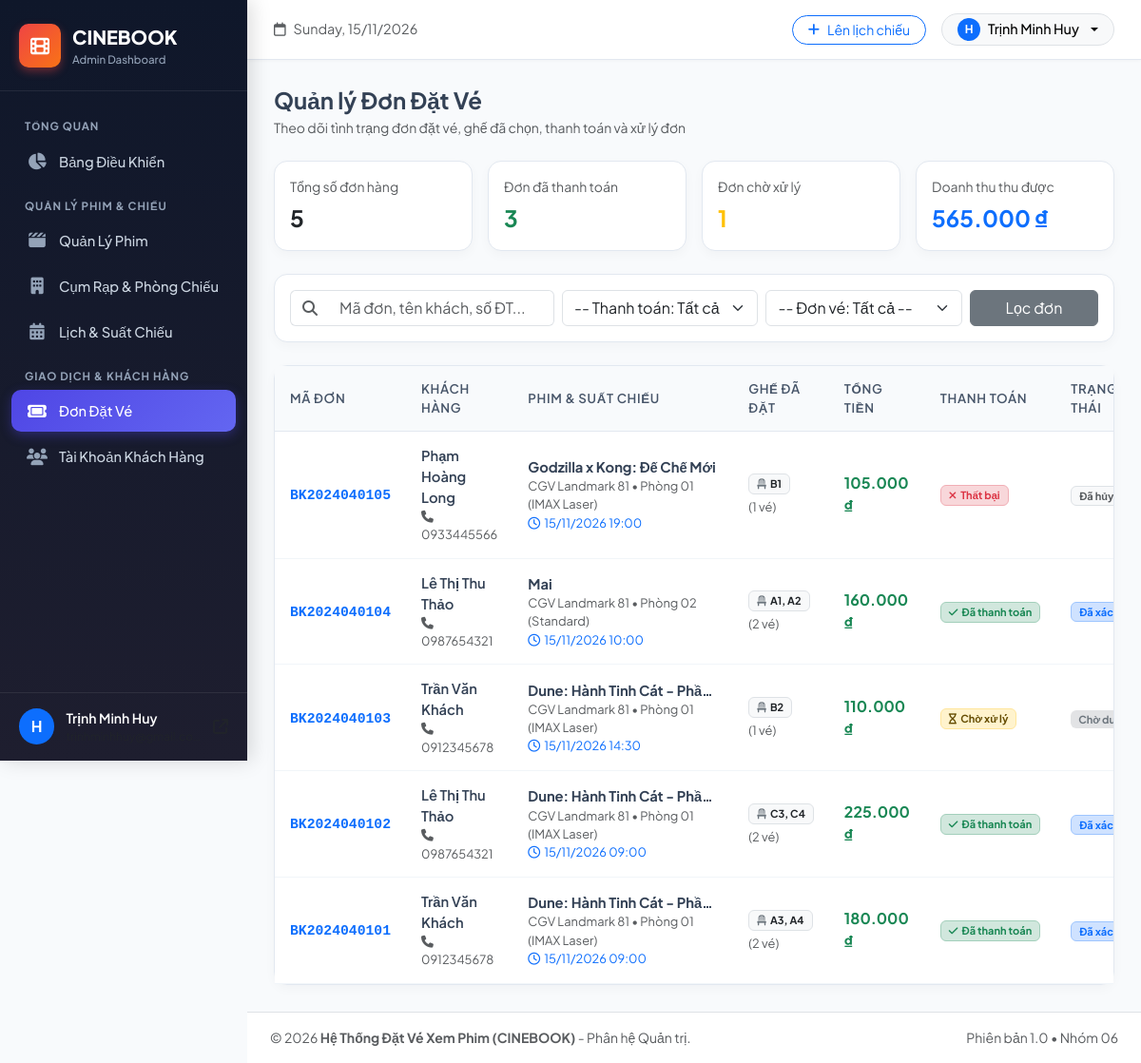
The page /admin/orders.php on the database its author committed.
### tables this page shows
CREATE TABLE `bookings` (
    `id` INT AUTO_INCREMENT PRIMARY KEY,
    `booking_code` VARCHAR(20) UNIQUE NOT NULL,
    `user_id` INT NOT NULL,
    `showtime_id` INT NOT NULL,
    `total_amount` DECIMAL(12, 2) NOT NULL,
    `payment_status` ENUM('pending', 'paid', 'failed') DEFAULT 'pending',
    `booking_status` ENUM('confirmed', 'pending', 'cancelled') DEFAULT 'pending',
    `created_at` DATETIME DEFAULT CURRENT_TIMESTAMP,
    CONSTRAINT `fk_bookings_user` FOREIGN KEY (`user_id`) REFERENCES `users` (`id`) ON DELETE CASCADE,
    CONSTRAINT `fk_bookings_showtime` FOREIGN KEY (`showtime_id`) REFERENCES `showtimes` (`id`) ON DELETE CASCADE
);

CREATE TABLE `users` (
    `id` INT AUTO_INCREMENT PRIMARY KEY,
    `fullname` VARCHAR(100) NOT NULL,
    `email` VARCHAR(100) NOT NULL UNIQUE,
    `phone` VARCHAR(20) DEFAULT NULL,
    `password` VARCHAR(255) NOT NULL,
    `role` ENUM('admin', 'customer') DEFAULT 'customer',
    `status` ENUM('active', 'locked') DEFAULT 'active',
    `created_at` DATETIME DEFAULT CURRENT_TIMESTAMP
);

CREATE TABLE `movies` (
    `id` INT AUTO_INCREMENT PRIMARY KEY,
    `title` VARCHAR(255) NOT NULL,
    `description` TEXT DEFAULT NULL,
    `duration` INT NOT NULL COMMENT 'Thời lượng phim tính theo phút',
    `release_date` DATE NOT NULL,
    `poster` VARCHAR(255) DEFAULT NULL,
    `trailer_url` VARCHAR(255) DEFAULT NULL,
    `status` ENUM('showing', 'upcoming', 'hidden') DEFAULT 'showing',
    `created_at` DATETIME DEFAULT CURRENT_TIMESTAMP
);

CREATE TABLE `cinemas` (
    `id` INT AUTO_INCREMENT PRIMARY KEY,
    `name` VARCHAR(150) NOT NULL,
    `address` VARCHAR(255) NOT NULL,
    `city` VARCHAR(100) NOT NULL,
    `created_at` DATETIME DEFAULT CURRENT_TIMESTAMP
);

CREATE TABLE `rooms` (
    `id` INT AUTO_INCREMENT PRIMARY KEY,
    `cinema_id` INT NOT NULL,
    `name` VARCHAR(50) NOT NULL,
    `total_seats` INT NOT NULL DEFAULT 0,
    `created_at` DATETIME DEFAULT CURRENT_TIMESTAMP,
    CONSTRAINT `fk_rooms_cinema` FOREIGN KEY (`cinema_id`) REFERENCES `cinemas` (`id`) ON DELETE CASCADE
);

CREATE TABLE `showtimes` (
    `id` INT AUTO_INCREMENT PRIMARY KEY,
    `movie_id` INT NOT NULL,
    `room_id` INT NOT NULL,
    `start_time` DATETIME NOT NULL,
    `end_time` DATETIME NOT NULL,
    `base_price` DECIMAL(10, 2) NOT NULL DEFAULT 75000.00,
    `status` ENUM('active', 'cancelled', 'completed') DEFAULT 'active',
    `created_at` DATETIME DEFAULT CURRENT_TIMESTAMP,
    CONSTRAINT `fk_showtimes_movie` FOREIGN KEY (`movie_id`) REFERENCES `movies` (`id`) ON DELETE CASCADE,
    CONSTRAINT `fk_showtimes_room` FOREIGN KEY (`room_id`) REFERENCES `rooms` (`id`) ON DELETE CASCADE
);

### config/database.php (called while the page is built, shortened)
<?php
if (!function_exists('format_currency')) {
    function format_currency($amount) {
        return number_format($amount, 0, ',', '.') . ' ₫';
    }
}
if (!function_exists('format_datetime')) {
    function format_datetime($datetime) {
        $time = strtotime($datetime);
        return date('d/m/Y H:i', $time);
    }
}

### admin/orders.php (the view, shortened to what this page needs)
<?php
require_once __DIR__ . '/header.php';
$search = trim($_GET['search'] ?? '');
$filter_payment = $_GET['payment_status'] ?? 'all';
$filter_booking = $_GET['booking_status'] ?? 'all';
$statTotalOrders = $conn->query("SELECT COUNT(*) AS cnt FROM bookings")->fetch_assoc()['cnt'];
$statPaidOrders = $conn->query("SELECT COUNT(*) AS cnt FROM bookings WHERE payment_status = 'paid'")->fetch_assoc()['cnt'];
$statPendingOrders = $conn->query("SELECT COUNT(*) AS cnt FROM bookings WHERE payment_status = 'pending'")->fetch_assoc()['cnt'];
$statRevenue = $conn->query("SELECT COALESCE(SUM(total_amount), 0) AS rev FROM bookings WHERE payment_status = 'paid'")->fetch_assoc()['rev'];
$sql = "
    SELECT b.*,
           u.fullname, u.email, u.phone,
           m.title AS movie_title, m.poster,
           s.start_time,
           r.name AS room_name,
           c.name AS cinema_name,
           (SELECT COUNT(*) FROM booking_details bd WHERE bd.booking_id = b.id) AS total_tickets,
           (SELECT GROUP_CONCAT(se.seat_number SEPARATOR ', ')
            FROM booking_details bd
            JOIN seats se ON bd.seat_id = se.id
            WHERE bd.booking_id = b.id) AS seat_list
    FROM bookings b
    JOIN users u ON b.user_id = u.id
    JOIN showtimes s ON b.showtime_id = s.id
    JOIN movies m ON s.movie_id = m.id
    JOIN rooms r ON s.room_id = r.id
    JOIN cinemas c ON r.cinema_id = c.id
    WHERE 1=1
";
$sql .= " ORDER BY b.id DESC";
$stmt = $conn->prepare($sql);
$stmt->execute();
$orders = $stmt->get_result();
?>
<div class="d-flex flex-column flex-md-row justify-content-between align-items-md-center mb-4 gap-3">
    <div>
        <h4 class="fw-bold mb-1">Quản lý Đơn Đặt Vé</h4>
        <p class="text-muted mb-0 small">Theo dõi tình trạng đơn đặt vé, ghế đã chọn, thanh toán và xử lý đơn</p>
    </div>
</div>
<div class="row g-3 mb-4">
    <div class="col-6 col-md-3">
        <div class="card p-3 h-100">
            <div class="text-muted small">Tổng số đơn hàng</div>
            <div class="fw-bold fs-4 text-dark mt-1"><?= number_format($statTotalOrders) ?></div>
        </div>
    </div>
    <div class="col-6 col-md-3">
        <div class="card p-3 h-100">
            <div class="text-muted small">Đơn đã thanh toán</div>
            <div class="fw-bold fs-4 text-success mt-1"><?= number_format($statPaidOrders) ?></div>
        </div>
    </div>
    <div class="col-6 col-md-3">
        <div class="card p-3 h-100">
            <div class="text-muted small">Đơn chờ xử lý</div>
            <div class="fw-bold fs-4 text-warning mt-1"><?= number_format($statPendingOrders) ?></div>
        </div>
    </div>
    <div class="col-6 col-md-3">
        <div class="card p-3 h-100">
            <div class="text-muted small">Doanh thu thu được</div>
            <div class="fw-bold fs-4 text-primary mt-1"><?= format_currency($statRevenue) ?></div>
        </div>
    </div>
</div>
<div class="card p-3 mb-4">
    <form method="GET" class="row g-2 align-items-center">
        <div class="col-12 col-md-4">
            <div class="input-group">
                <span class="input-group-text bg-white text-muted border-end-0"><i class="fa-solid fa-magnifying-glass"></i></span>
                <input type="text" name="search" class="form-control border-start-0" placeholder="Mã đơn, tên khách, số ĐT..." value="<?= htmlspecialchars($search) ?>">
            </div>
        </div>
        <div class="col-12 col-md-3">
            <select name="payment_status" class="form-select">
                <option value="all" <?= $filter_payment === 'all' ? 'selected' : '' ?>>-- Thanh toán: Tất cả --</option>
            </select>
        </div>
        <div class="col-12 col-md-3">
            <select name="booking_status" class="form-select">
                <option value="all" <?= $filter_booking === 'all' ? 'selected' : '' ?>>-- Đơn vé: Tất cả --</option>
            </select>
        </div>
        <div class="col-12 col-md-2 d-flex gap-2">
            <button type="submit" class="btn btn-secondary w-100">Lọc đơn</button>
        </div>
    </form>
</div>
<div class="card">
    <div class="table-responsive">
        <table class="table table-custom align-middle">
            <thead>
                <tr>
                    <th>Mã Đơn</th>
                    <th>Khách Hàng</th>
                    <th>Phim & Suất Chiếu</th>
                    <th>Ghế Đã Đặt</th>
                    <th>Tổng Tiền</th>
                    <th>Thanh Toán</th>
                    <th>Trạng Thái</th>
                </tr>
            </thead>
            <tbody>
                <?php if ($orders && $orders->num_rows > 0): ?>
                    <?php while ($ord = $orders->fetch_assoc()): ?>
                        <tr>
                            <td>
                                <span class="fw-bold font-monospace text-primary"><?= htmlspecialchars($ord['booking_code']) ?></span>
                            </td>
                            <td>
                                <div class="fw-semibold text-slate-800"><?= htmlspecialchars($ord['fullname']) ?></div>
                                <div class="text-muted small">
                                    <i class="fa-solid fa-phone me-1"></i><?= htmlspecialchars($ord['phone'] ?: 'N/A') ?>
                                </div>
                            </td>
                            <td>
                                <div class="fw-bold text-slate-800 text-truncate" style="max-width: 200px;" title="<?= htmlspecialchars($ord['movie_title']) ?>">
                                    <?= htmlspecialchars($ord['movie_title']) ?>
                                </div>
                                <div class="text-muted small">
                                    <?= htmlspecialchars($ord['cinema_name']) ?> &bull; <?= htmlspecialchars($ord['room_name']) ?>
                                </div>
                                <div class="text-primary small">
                                    <i class="fa-regular fa-clock me-1"></i><?= format_datetime($ord['start_time']) ?>
                                </div>
                            </td>
                            <td>
                                <span class="badge bg-light text-dark border px-2 py-1">
                                    <i class="fa-solid fa-chair text-secondary me-1"></i><?= htmlspecialchars($ord['seat_list'] ?: 'Chưa có ghế') ?>
                                </span>
                                <div class="text-muted small mt-1">(<?= $ord['total_tickets'] ?> vé)</div>
                            </td>
                            <td>
                                <span class="fw-bold text-success fs-6">
                                    <?= format_currency($ord['total_amount']) ?>
                                </span>
                            </td>
                            <td>
                                <?php if ($ord['payment_status'] === 'paid'): ?>
                                    <span class="badge bg-success-subtle text-success border border-success-subtle px-2 py-1">
                                        <i class="fa-solid fa-check me-1"></i>Đã thanh toán
                                    </span>
                                <?php elseif ($ord['payment_status'] === 'pending'): ?>
                                    <span class="badge bg-warning-subtle text-warning-emphasis border border-warning-subtle px-2 py-1">
                                        <i class="fa-solid fa-hourglass me-1"></i>Chờ xử lý
                                    </span>
                                <?php else: ?>
                                    <span class="badge bg-danger-subtle text-danger border border-danger-subtle px-2 py-1">
                                        <i class="fa-solid fa-xmark me-1"></i>Thất bại
                                    </span>
                                <?php endif; ?>
                            </td>
                            <td>
                                <?php if ($ord['booking_status'] === 'confirmed'): ?>
                                    <span class="badge bg-primary-subtle text-primary border border-primary-subtle px-2 py-1">Đã xác nhận</span>
                                <?php elseif ($ord['booking_status'] === 'pending'): ?>
                                    <span class="badge bg-secondary-subtle text-secondary px-2 py-1">Chờ duyệt</span>
                                <?php else: ?>
                                    <span class="badge bg-light text-muted border px-2 py-1">Đã hủy</span>
                                <?php endif; ?>
                            </td>
                        </tr>
                    <?php endwhile; ?>
                <?php endif; ?>
            </tbody>
        </table>
    </div>
</div>
<?php require_once __DIR__ . '/footer.php'; ?>

### admin/header.php (style rules this page uses)
:root { --sidebar-width: 260px; --primary-color: #6366f1; --primary-hover: #4f46e5; --sidebar-bg: #0f172a; --sidebar-hover: #1e293b; --sidebar-active: #4f46e5; --text-muted: #94a3b8; --body-bg: #f8fafc; }
* { box-sizing: border-box; }
body { font-family: 'Plus Jakarta Sans', sans-serif; background-color: var(--body-bg); color: #334155; min-height: 100vh; overflow-x: hidden; }
.card { border: 1px solid #e2e8f0; border-radius: 14px; box-shadow: 0 4px 12px rgba(0, 0, 0, 0.03); background-color: #fff; transition: transform 0.2s, box-shadow 0.2s; }
.table-custom { margin-bottom: 0; }
.table-custom thead th { background-color: #f8fafc; color: #475569; font-weight: 600; font-size: 0.83rem; text-transform: uppercase; letter-spacing: 0.05em; border-bottom: 1px solid #e2e8f0; padding: 14px 16px; vertical-align: middle; }
.table-custom tbody td { padding: 14px 16px; vertical-align: middle; border-bottom: 1px solid #f1f5f9; color: #334155; font-size: 0.92rem; }

### rows shown on the page
bookings: booking_code "BK2024040105", user.fullname "Phạm Hoàng Long", user.phone "0933445566", movies.title "Godzilla x Kong: Đế Chế Mới", cinemas.name "CGV Landmark 81", rooms.name "Phòng 01 (IMAX Laser)", showtime.start_time "15/11/2026 19:00", seat_list "B1", total_tickets "1", total_amount "105.000 ₫", payment_status "failed" (drawn), booking_status "Đã hủy"
bookings: booking_code "BK2024040104", user.fullname "Lê Thị Thu Thảo", user.phone "0987654321", movies.title "Mai", cinemas.name "CGV Landmark 81", rooms.name "Phòng 02 (Standard)", showtime.start_time "15/11/2026 10:00", seat_list "A1, A2", total_tickets "2", total_amount "160.000 ₫", payment_status "paid" (drawn), booking_status "Đã xác…"
bookings: booking_code "BK2024040103", user.fullname "Trần Văn Khách", user.phone "0912345678", movies.title "Dune: Hành Tinh Cát - Phầ…", cinemas.name "CGV Landmark 81", rooms.name "Phòng 01 (IMAX Laser)", showtime.start_time "15/11/2026 14:30", seat_list "B2", total_tickets "1", total_amount "110.000 ₫", payment_status "pending" (drawn), booking_status "Chờ…"
bookings: booking_code "BK2024040102", user.fullname "Lê Thị Thu Thảo", user.phone "0987654321", movies.title "Dune: Hành Tinh Cát - Phầ…", cinemas.name "CGV Landmark 81", rooms.name "Phòng 01 (IMAX Laser)", showtime.start_time "15/11/2026 09:00", seat_list "C3, C4", total_tickets "2", total_amount "225.000 ₫", payment_status "paid" (drawn), booking_status "Đã xác…"
bookings: booking_code "BK2024040101", user.fullname "Trần Văn Khách", user.phone "0912345678", movies.title "Dune: Hành Tinh Cát - Phầ…", cinemas.name "CGV Landmark 81", rooms.name "Phòng 01 (IMAX Laser)", showtime.start_time "15/11/2026 09:00", seat_list "A3, A4", total_tickets "2", total_amount "180.000 ₫", payment_status "paid" (drawn), booking_status "Đã xác…"

### other values the page prints
$current_user['fullname'] "Trịnh Minh Huy"
$statTotalOrders "5"
$statPaidOrders "3"
$statPendingOrders "1"
format_currency($statRevenue) "565.000 ₫"
